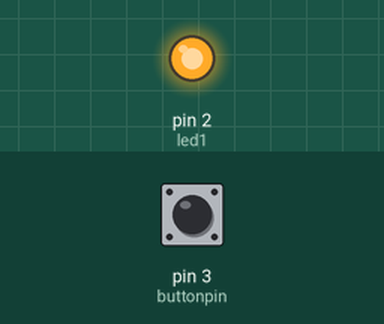
Bench run of a sketch on a simulated Arduino Uno, built with avr-gcc and run on an emulated ATmega328P. Parts: output pins drawn as LEDs (lit = HIGH). The inputs (shaded band) are chosen by the test bench; at power-on: pin 3 (buttonpin) LOW.

Above: at 1.2 s.
1.3 s: pin 3 (buttonpin) pulled HIGH for 0.15 s
At 1.37 s:
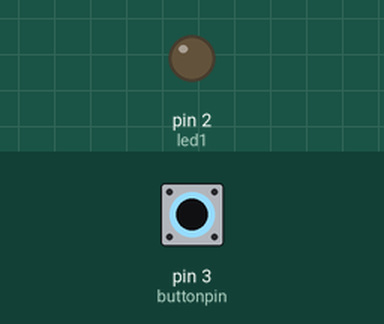
2.9 s: pin 3 (buttonpin) pulled HIGH for 3.2 s
At 7.0 s:
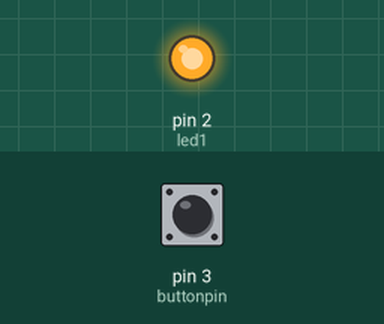
Timing chart, 0 to 8.5 s (numbered marks = the images above; inputs shaded):
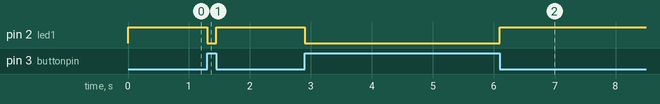

The sketch:

button_and_led.ino
```cpp
int led1=2;
int buttonpin=3;
int buttonstate=0;
void setup() {
  pinMode(led1,OUTPUT);
  pinMode(buttonpin,INPUT);

  // put your setup code here, to run once:

}

void loop() {
  buttonstate=digitalRead(buttonpin);
  if(buttonstate==HIGH)
  {
    digitalWrite(led1,LOW);
  }
  else{
    digitalWrite(led1,HIGH);
  }
  // put your main code here, to run repeatedly:

}
```

Measured:
- after the input at 1.3 s, pin 2 (led1): HIGH → LOW at once, → HIGH 0.15 s later
- after the input at 2.9 s, pin 2 (led1): HIGH → LOW at once, → HIGH 3.2 s later
